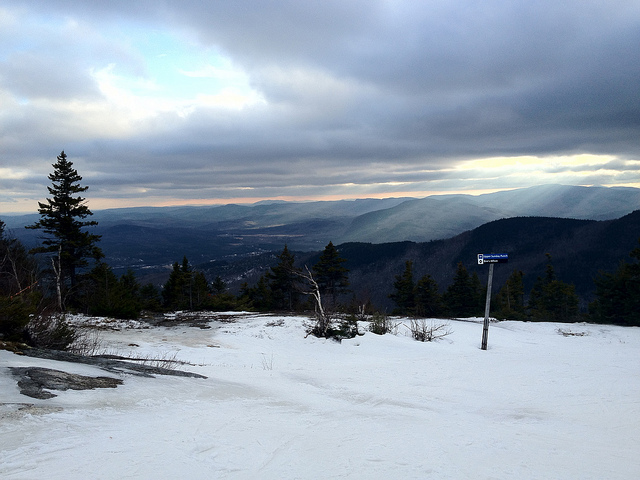
%> input picture TestImage.jpg, 640 x 480 px
$ octave Task2.m   (GNU Octave 9; MATLAB toolbox functions it lacks are replaced by stand-ins)
%> lines starting %> are read from the running program, lines starting %| are printed output that depends on the picture
%read image
img = imread('TestImage.jpg');
%> img is the input picture: size 480x640x3 uint8; mean R, G, B 138.2, 150.8, 165

%show image
imshow(img);

%title
title('Original Grayscale Image');

pixel_value = img(100, 100);
%> pixel_value = 230
disp(['Pixel value at (100, 100): ', num2str(pixel_value)]);
%| Pixel value at (100, 100): 230

quantized_img = uint8(floor(double(img) / 64) * 64);
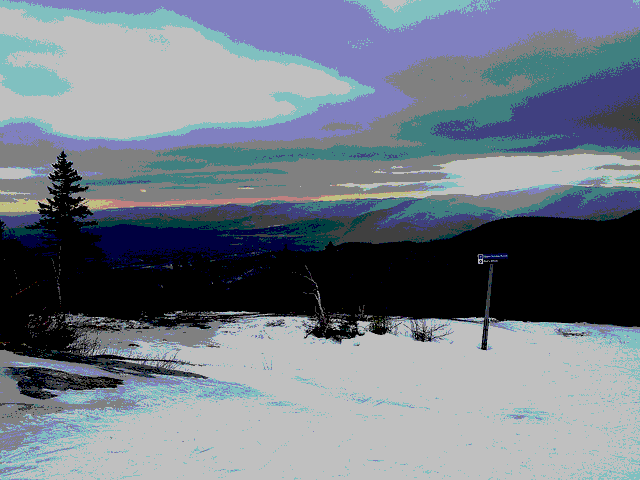
%> quantized_img: size 480x640x3 uint8; mean R, G, B 113.9, 122.5, 133.7
figure;
imshow(quantized_img);
title('Quantized Image');

sampled_img = img(1:2:end, 1:2:end);
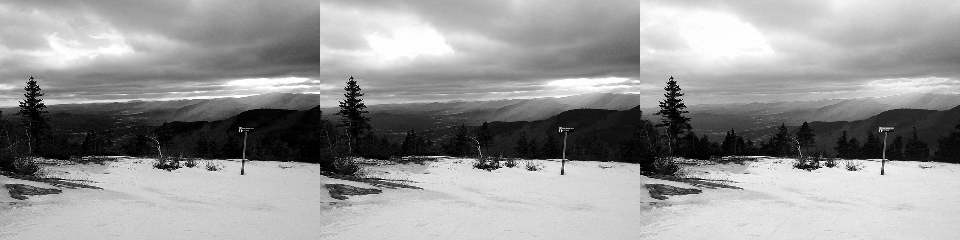
%> sampled_img: size 240x960 uint8; min 0, max 255, mean 151.3
figure;
imshow(sampled_img);
title('Downsampled Image');
